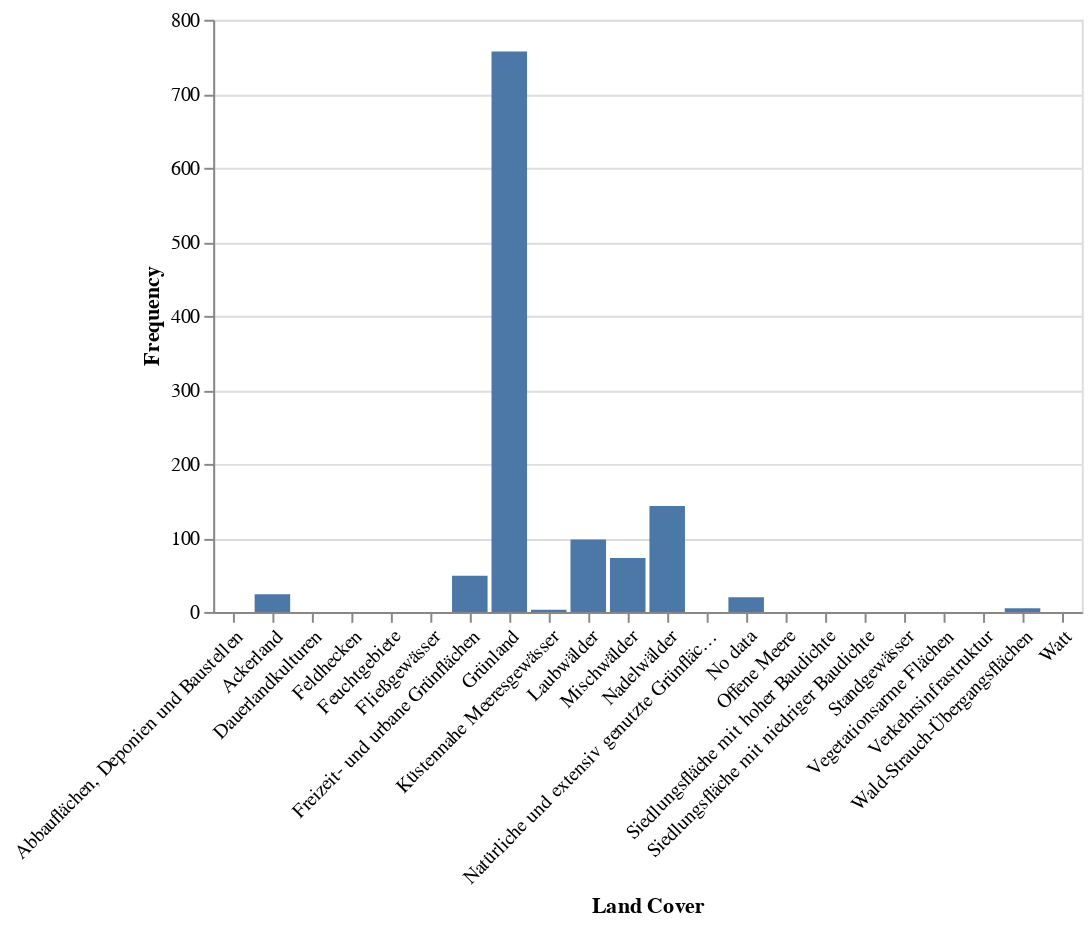

Notebook code cell kept with this figure:
### Code cell
#Request the plot from Geoengine
plot_felis_silvestris = workflow_felis_silvestris_full.plot_chart(
    ge.QueryRectangle(
        ge.BoundingBox2D(5.852490, 47.271121, 15.022059, 55.065334),
        ge.TimeInterval(time, time),
        resolution=ge.SpatialResolution(1., 1.),
        srs="EPSG:4326"
    )
)

#Show the plot
alt.Chart.from_dict(plot_felis_silvestris.spec)

### Figure 1 — Vega-Lite specification as saved in the notebook (floating-point values rounded to 4 significant figures)
{"config": {"view": {"continuousWidth": 300, "continuousHeight": 300}}, "data": {"name": "data-bd700742bfda96dec8aabbb2e57cbfb5"}, "mark": "bar", "encoding": {"x": {"axis": {"labelAngle": -45}, "field": "Land Cover", "type": "nominal"}, "y": {"field": "Frequency", "type": "quantitative"}}, "width": "container", "$schema": "https://vega.github.io/schema/vega-lite/v5.json", "datasets": {"data-bd700742bfda96dec8aabbb2e57cbfb5": [{"Frequency": 0, "Land Cover": "Abbauflächen, Deponien und Baustellen"}, {"Frequency": 24, "Land Cover": "Ackerland"}, {"Frequency": 0, "Land Cover": "Dauerlandkulturen"}, {"Frequency": 0, "Land Cover": "Feldhecken"}, {"Frequency": 0, "Land Cover": "Feuchtgebiete"}, {"Frequency": 0, "Land Cover": "Fließgewässer"}, {"Frequency": 49, "Land Cover": "Freizeit- und urbane Grünflächen"}, {"Frequency": 757, "Land Cover": "Grünland"}, {"Frequency": 3, "Land Cover": "Küstennahe Meeresgewässer"}, {"Frequency": 98, "Land Cover": "Laubwälder"}, {"Frequency": 73, "Land Cover": "Mischwälder"}, {"Frequency": 143, "Land Cover": "Nadelwälder"}, {"Frequency": 0, "Land Cover": "Natürliche und extensiv genutzte Grünflächen"}, {"Frequency": 20, "Land Cover": "No data"}, {"Frequency": 0, "Land Cover": "Offene Meere"}, {"Frequency": 0, "Land Cover": "Siedlungsfläche mit hoher Baudichte"}, {"Frequency": 0, "Land Cover": "Siedlungsfläche mit niedriger Baudichte"}, {"Frequency": 0, "Land Cover": "Standgewässer"}, {"Frequency": 0, "Land Cover": "Vegetationsarme Flächen"}, {"Frequency": 0, "Land Cover": "Verkehrsinfrastruktur"}, {"Frequency": 5, "Land Cover": "Wald-Strauch-Übergangsflächen"}, {"Frequency": 0, "Land Cover": "Watt"}]}}
